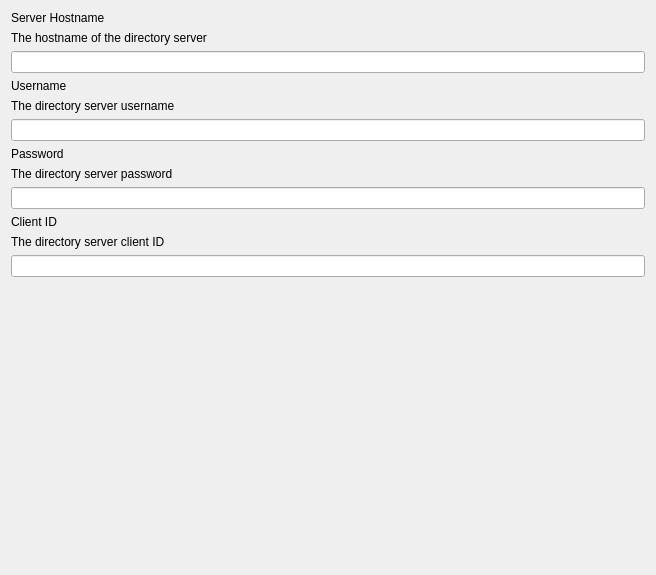
<?xml version="1.0" encoding="UTF-8"?>
<ui version="4.0">
 <class>DirectoryForm</class>
 <widget class="QWidget" name="DirectoryForm">
  <property name="geometry">
   <rect>
    <x>0</x>
    <y>0</y>
    <width>656</width>
    <height>575</height>
   </rect>
  </property>
  <property name="windowTitle">
   <string>Form</string>
  </property>
  <layout class="QVBoxLayout" name="verticalLayout_2" stretch="0,0,0,0,0,0,0,0,0,0,0,0,1">
   <item>
    <widget class="QLabel" name="hostnameTitle">
     <property name="text">
      <string>Server Hostname</string>
     </property>
    </widget>
   </item>
   <item>
    <widget class="QLabel" name="lTiphostnameDescription">
     <property name="text">
      <string>The hostname of the directory server</string>
     </property>
     <property name="wordWrap">
      <bool>true</bool>
     </property>
    </widget>
   </item>
   <item>
    <widget class="QLineEdit" name="hostnameEdit"/>
   </item>
   <item>
    <widget class="QLabel" name="usernameTitle">
     <property name="text">
      <string>Username</string>
     </property>
    </widget>
   </item>
   <item>
    <widget class="QLabel" name="lTipusernameDescription">
     <property name="text">
      <string>The directory server username</string>
     </property>
     <property name="wordWrap">
      <bool>false</bool>
     </property>
    </widget>
   </item>
   <item>
    <widget class="QLineEdit" name="usernameEdit"/>
   </item>
   <item>
    <widget class="QLabel" name="passwordtitle">
     <property name="text">
      <string>Password</string>
     </property>
    </widget>
   </item>
   <item>
    <widget class="QLabel" name="lTippasswordDescription">
     <property name="text">
      <string>The directory server password</string>
     </property>
     <property name="wordWrap">
      <bool>false</bool>
     </property>
    </widget>
   </item>
   <item>
    <widget class="QLineEdit" name="passwordEdit">
     <property name="echoMode">
      <enum>QLineEdit::Password</enum>
     </property>
    </widget>
   </item>
   <item>
    <widget class="QLabel" name="clientIDTitle">
     <property name="text">
      <string>Client ID</string>
     </property>
    </widget>
   </item>
   <item>
    <widget class="QLabel" name="lTipclientIDDescription">
     <property name="text">
      <string>The directory server client ID</string>
     </property>
     <property name="wordWrap">
      <bool>false</bool>
     </property>
    </widget>
   </item>
   <item>
    <widget class="QLineEdit" name="clientIDEdit">
     <property name="text">
      <string/>
     </property>
    </widget>
   </item>
   <item>
    <spacer name="verticalSpacer">
     <property name="orientation">
      <enum>Qt::Vertical</enum>
     </property>
     <property name="sizeHint" stdset="0">
      <size>
       <width>20</width>
       <height>5</height>
      </size>
     </property>
    </spacer>
   </item>
  </layout>
 </widget>
 <resources/>
 <connections/>
</ui>
